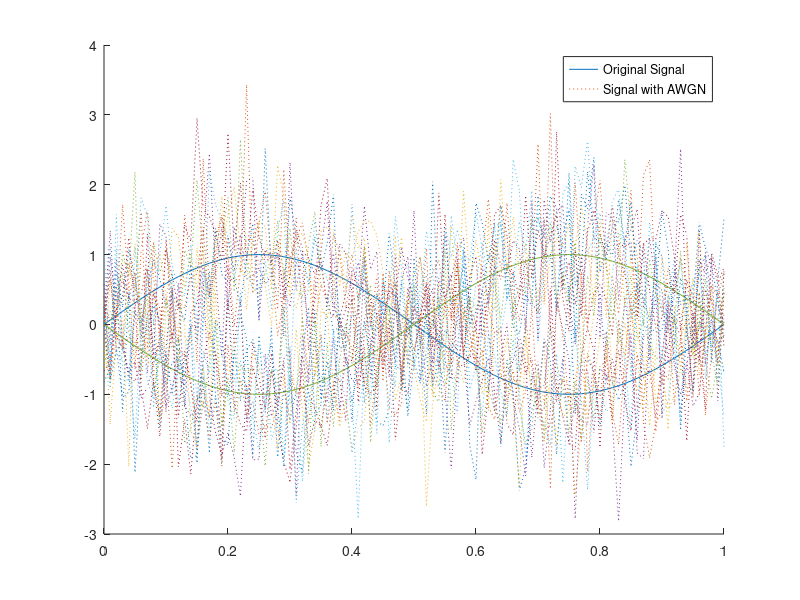

Reproduce this figure in MATLAB.
clc
close all
clear all

t = (0:0.01:1)';

hold on


for BPSK = 0:1

    % wave form by BPSK value
    x = sin(2*pi*t+BPSK*pi);
    plot(t, x)
    
    % Apply white Gaussian noise and plot the results.
    for index = 1:10
        y = awgn(x, 0, 'measured');
    
        plot(t, y, ":")
        %scatterplot([x y])
    end

end

legend('Original Signal','Signal with AWGN')

hold off





